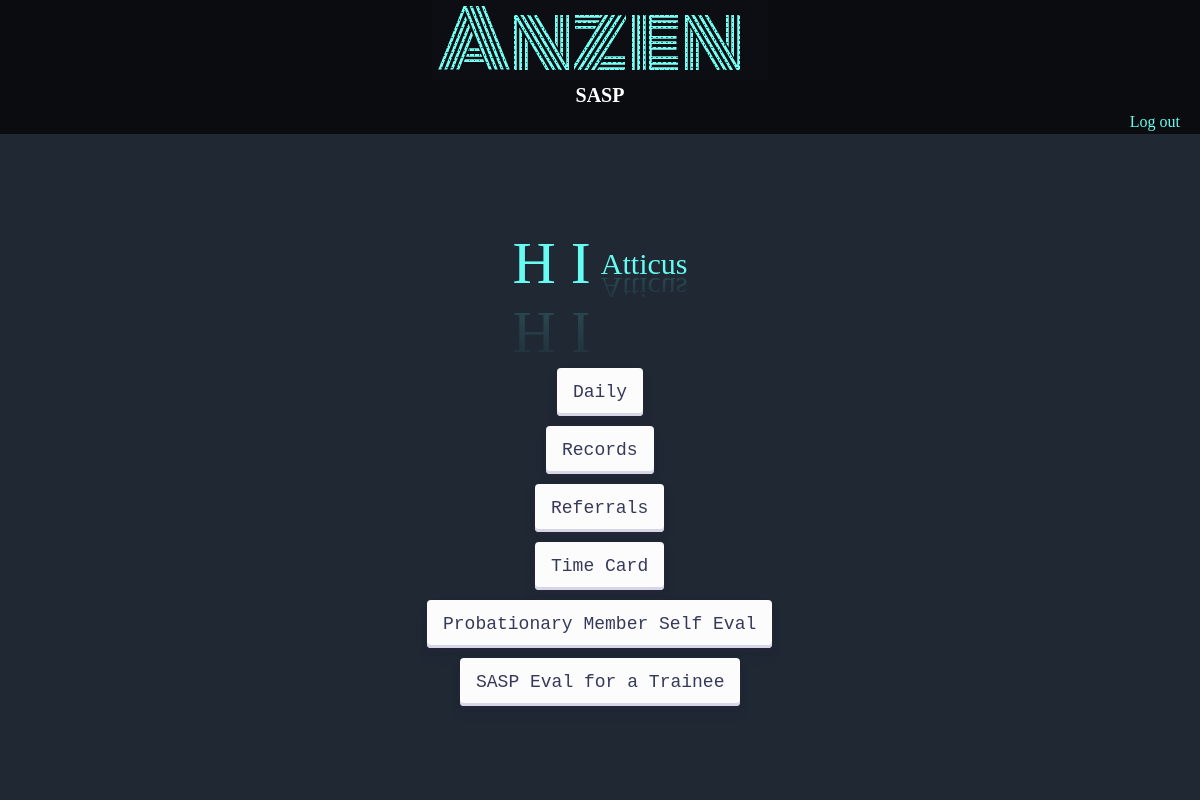
The app's page /dashBoard/ (signed in), older data.
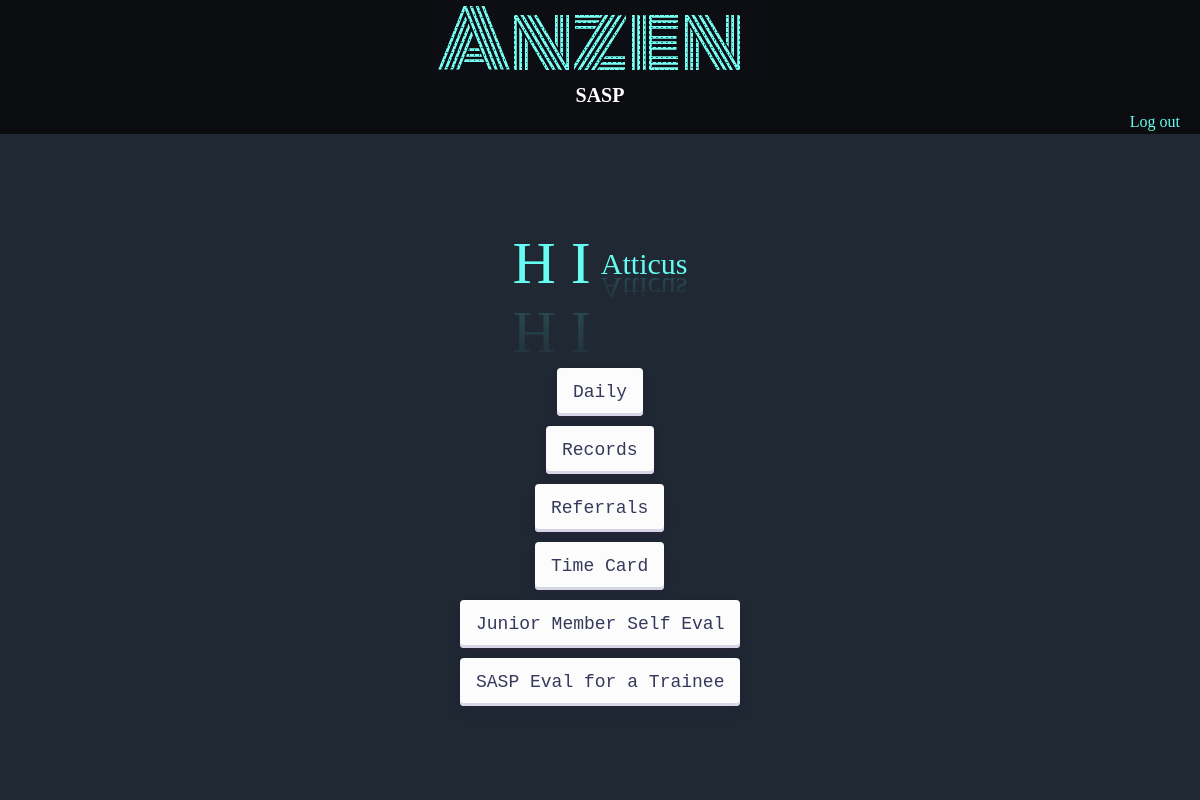
The same page, newer data.
### accounts/views.py (the view, shortened to what this page needs)
# urls.py: path('dashBoard/',views.dashBoard,name='dashBoard'),
@login_required(login_url='login')
def dashBoard(request):
    CoI = models.clockedIn.objects.all()
    clockedIN =[]
    for c in CoI:
        clockedIN.append(c.who)
    return render(request,'accounts/reports/dashBoard.html',{'clockedIN':clockedIN})

### accounts/templates/accounts/reports/dashBoard.html (shortened to what the changed rows need)
{% extends 'accounts/index.html' %}
{% block content %}
    <div class="dashboardNavigation">
        {% if user.position == "Probationary Member" %}
        <div>
            <a href="https://nam10.safelinks.protection.outlook.com/?url=https%3A%2F%2Fdocs.google.com%2Fforms%2Fd%2Fe%2F1FAIpQLSfvIs1dc_TL2qFivyevG_LR9txhjFLPGWu6O5JcKRCdqlKLKA%2Fviewform%3Fusp%3Dsf_link&data=05%7C01%7Cymohod%40ithaca.edu%7C5ee11fba7a074c5e160408da86b8c99c%7Cfa1ac8f65e5448579f0b4aa422c09689%7C0%7C0%7C637970425471332232%7CUnknown%7CTWFpbGZsb3d8eyJWIjoiMC4wLjAwMDAiLCJQIjoiV2luMzIiLCJBTiI6Ik1haWwiLCJXVCI6Mn0%3D%7C3000%7C%7C%7C&sdata=HOX0F5JU419nvnKqqH7qMk%2B0WkyYF1cmggYABzD9fOE%3D&reserved=0">
                <button class="dassboardButtons" name="dashboardNavigationButton" value="0">
                    Probationary Member Self Eval
                </button>
            </a>
        </div>
        <div>
            <a href="https://nam10.safelinks.protection.outlook.com/?url=https%3A%2F%2Fdocs.google.com%2Fforms%2Fd%2Fe%2F1FAIpQLSdoUWDh2nKgE8lSAvnRFQb0llbqCiYhjVBMDmkXhJQsP2d35Q%2Fviewform%3Fusp%3Dsf_link&data=05%7C01%7Cymohod%40ithaca.edu%7C5ee11fba7a074c5e160408da86b8c99c%7Cfa1ac8f65e5448579f0b4aa422c09689%7C0%7C0%7C637970425471332232%7CUnknown%7CTWFpbGZsb3d8eyJWIjoiMC4wLjAwMDAiLCJQIjoiV2luMzIiLCJBTiI6Ik1haWwiLCJXVCI6Mn0%3D%7C3000%7C%7C%7C&sdata=9M6NPe%2B76dKT2Y4iiwLKb72dL5c8Cxtyzkjgrr05y8E%3D&reserved=0">
                <button class="dassboardButtons" name="dashboardNavigationButton" value="0">
                    SASP Eval for a Trainee
                </button>
            </a>
        </div>
        {% endif %}
        {% if user.position == "Junior Member" %}
        <div>
            <a href="https://nam10.safelinks.protection.outlook.com/?url=https%3A%2F%2Fdocs.google.com%2Fforms%2Fd%2Fe%2F1FAIpQLSfVFFTKghH1zJJx-ZvhrtJxwxEIzFMcKK3N5KOrm0rFhDvVZA%2Fviewform%3Fusp%3Dsf_link&data=05%7C01%7Cymohod%40ithaca.edu%7C5ee11fba7a074c5e160408da86b8c99c%7Cfa1ac8f65e5448579f0b4aa422c09689%7C0%7C0%7C637970425471332232%7CUnknown%7CTWFpbGZsb3d8eyJWIjoiMC4wLjAwMDAiLCJQIjoiV2luMzIiLCJBTiI6Ik1haWwiLCJXVCI6Mn0%3D%7C3000%7C%7C%7C&sdata=yXnYhP2vQQMbniBofvceJABQrUBOpHVUXHZ8z63xqVo%3D&reserved=0">
                <button class="dassboardButtons" name="dashboardNavigationButton" value="0">
                    Junior Member Self Eval
                </button>
            </a>
        </div>
        <div>
            <a href="https://nam10.safelinks.protection.outlook.com/?url=https%3A%2F%2Fdocs.google.com%2Fforms%2Fd%2Fe%2F1FAIpQLSdoUWDh2nKgE8lSAvnRFQb0llbqCiYhjVBMDmkXhJQsP2d35Q%2Fviewform%3Fusp%3Dsf_link&data=05%7C01%7Cymohod%40ithaca.edu%7C5ee11fba7a074c5e160408da86b8c99c%7Cfa1ac8f65e5448579f0b4aa422c09689%7C0%7C0%7C637970425471332232%7CUnknown%7CTWFpbGZsb3d8eyJWIjoiMC4wLjAwMDAiLCJQIjoiV2luMzIiLCJBTiI6Ik1haWwiLCJXVCI6Mn0%3D%7C3000%7C%7C%7C&sdata=9M6NPe%2B76dKT2Y4iiwLKb72dL5c8Cxtyzkjgrr05y8E%3D&reserved=0">
                <button class="dassboardButtons" name="dashboardNavigationButton" value="0">
                    SASP Eval for a Trainee
                </button>
            </a>
        </div>
        {% endif %}
    </div>
{% endblock content %}

Row changes from the older to the newer data that the page shows:
changed User "Atticus": position "Probationary Member" → "Junior Member" (drawn)
Text that changed along with them:
text no longer shown: "Probationary Member Self Eval"
text now shown: "Junior Member Self Eval"
